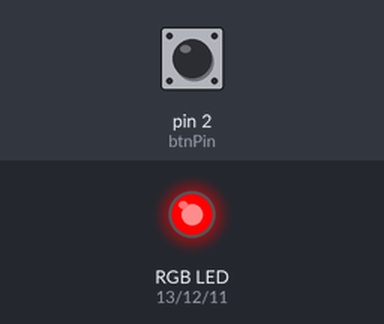
Simulated run of this sketch. Board: Arduino Uno, built with avr-gcc and run on an emulated ATmega328P. Parts: an RGB LED mixed from three pins (HIGH = lit). Inputs (shaded band) come from the test bench; at power-on: pin 2 (btnPin) HIGH. What the sketch prints to the serial monitor is not drawn.

Above: at 1.2 s.
1.3 s: pin 2 (btnPin) pulled LOW for 0.15 s
At 1.7 s:
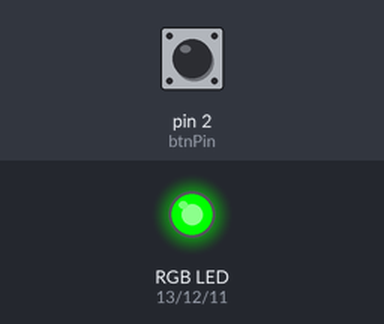
2.9 s: pin 2 (btnPin) pulled LOW for 1 s
At 4.1 s:
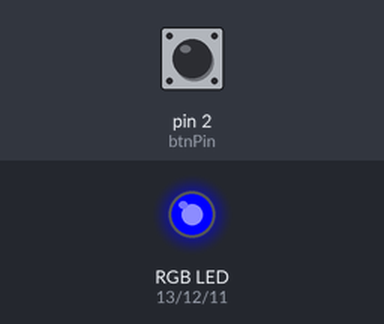
5.4 s: pin 2 (btnPin) pulled LOW for 3.2 s
At 6.0 s:
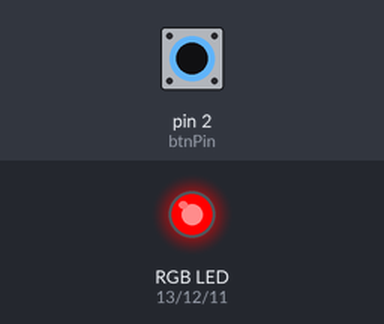
Timing chart, 0 to 8.4 s (numbered marks = the images above; inputs shaded):
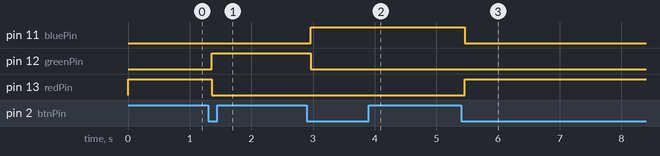

The sketch:

1rgb_1btn.ino
```cpp
const int redPin = 13;
const int greenPin = 12;
const int bluePin = 11;
const int btnPin = 2;

int buttonState;
int lastButtonState = LOW;

unsigned long lastDebounceTime = 0;
unsigned long debounceDelay = 50;

int red = 255;
int green = 0;
int blue = 0;

int lastColor = 0;

void setup() {
  pinMode(redPin, OUTPUT);
  pinMode(greenPin, OUTPUT);
  pinMode(bluePin, OUTPUT);
  pinMode(btnPin, INPUT_PULLUP);
  Serial.begin(9600);
}

void loop() {
  int reading = digitalRead(btnPin);
  if (reading != lastButtonState) {
    lastDebounceTime = millis();
  }
  Serial.println(reading);

  if ((millis() - lastDebounceTime) > debounceDelay) {
      // whatever the reading is at, it's been there for longer than the debounce
      // delay, so take it as the actual current state:

      // if the button state has changed:
      if (reading != buttonState) {
        buttonState = reading;

        // only toggle the LED if the new button state is HIGH
        if (buttonState == LOW) {
          Serial.println("Here");
          if (lastColor == 0) {
            red = 0;
            green = 255;
            blue = 0;
            lastColor = 1;
          } else if (lastColor == 1) {
            red = 0;
            green = 0;
            blue = 255;
            lastColor = 2;
          } else {
            red = 255;
            green = 0;
            blue = 0;
            lastColor = 0;
          }
        }
      }
    }

    setColor(red, green, blue);

    // save the reading. Next time through the loop, it'll be the lastButtonState:
    lastButtonState = reading;

}

void setColor(int red, int green, int blue) {
  analogWrite(redPin, red);
  analogWrite(greenPin, green);
  analogWrite(bluePin, blue);
}
```

Measured:
- after the input at 1.3 s, pin 12 (greenPin): LOW → HIGH after 0.06 s; pin 13 (redPin): HIGH → LOW after 0.06 s
- after the input at 2.9 s, pin 11 (bluePin): LOW → HIGH after 0.06 s; pin 12 (greenPin): HIGH → LOW after 0.06 s
- after the input at 5.4 s, pin 11 (bluePin): HIGH → LOW after 0.06 s; pin 13 (redPin): LOW → HIGH after 0.06 s
